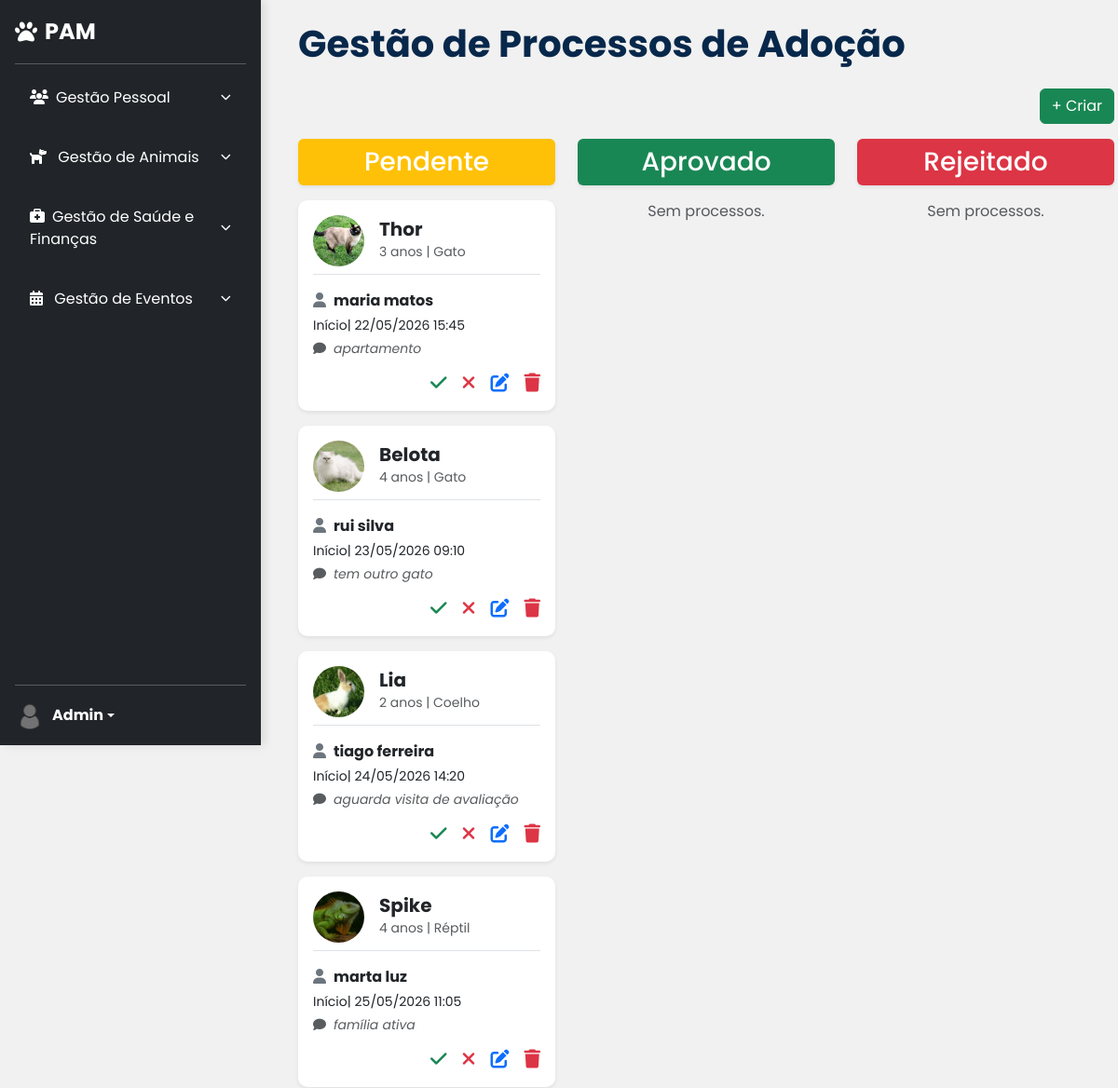
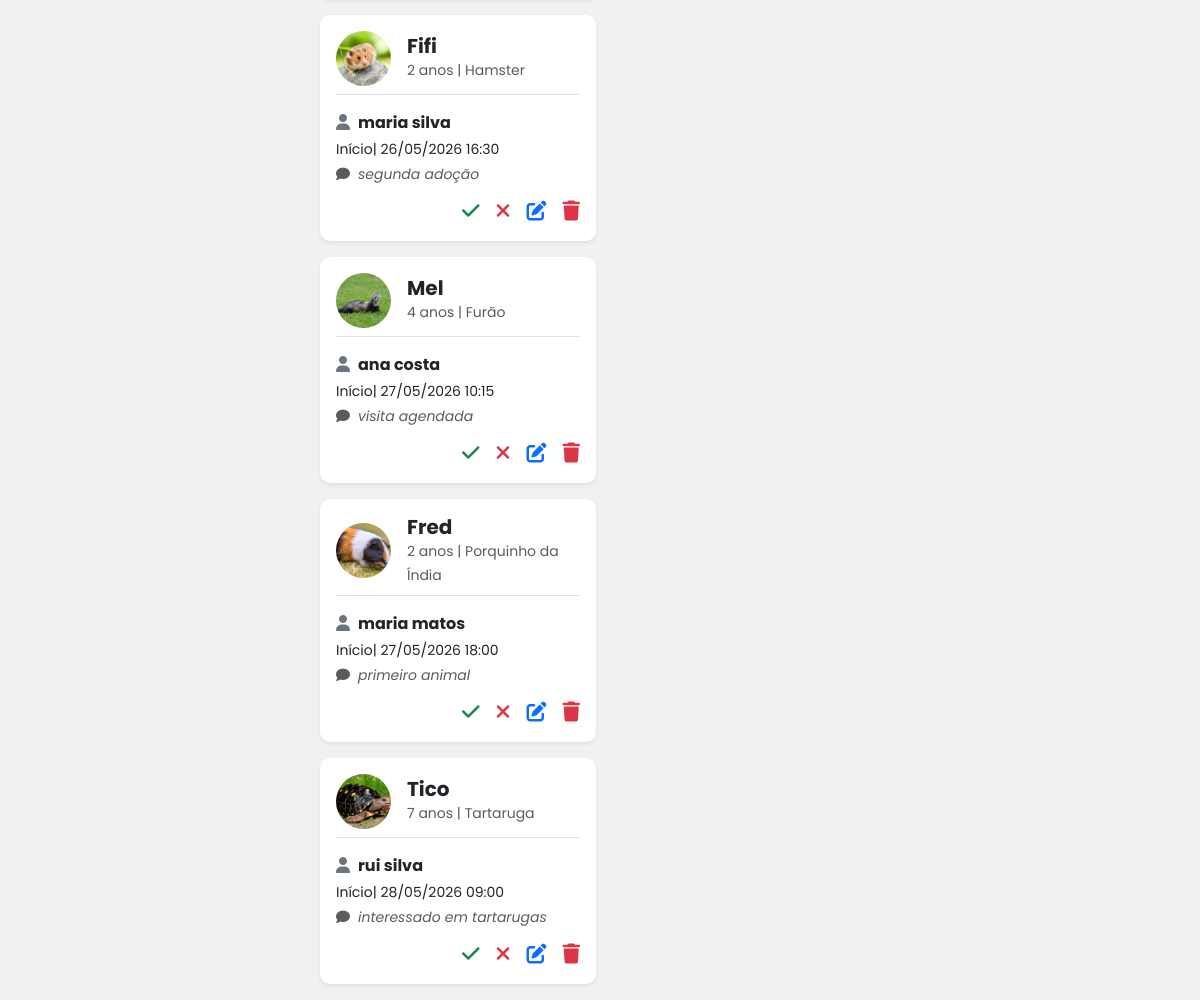
Screenshot of /backoffice/adoptionProcess (signed in) with the database file from the repository (2 pictures, top to bottom).
### tables this page shows
create table adoption_processes (
    id int auto_increment,
    user_id int not null,
    animal_id int not null,
    status enum('Pendente', 'Aprovado', 'Rejeitado') default 'Pendente',
    start_date timestamp default current_timestamp,
    end_date timestamp null,
    notes text,
    constraint pk_adoption_processes primary key (id),
    constraint fk_adoption_users foreign key (user_id) references users(id) ON DELETE CASCADE,
    constraint fk_adoption_animals foreign key (animal_id) references animals(id) ON DELETE CASCADE
);

create table animals (
    id int auto_increment,
    name varchar(100) not null,
    specie_id int not null,
    breed_id int null,
    gender enum('Macho', 'Fêmea') not null,
    size enum('Pequeno', 'Médio', 'Grande'),
    image varchar(255),
    birth_date date,
    description text,
    status enum('Disponível', 'Adotado', 'Em processo') not null,
    created_at timestamp default current_timestamp,
    constraint pk_animals primary key (id),
    constraint fk_animals_breeds foreign key (breed_id) references breeds(id) ON DELETE NO ACTION,
    constraint fk_animals_species foreign key (specie_id) references species(id) ON DELETE NO ACTION
);

create table species (
    id int auto_increment,
    name varchar(20) not null,
    constraint pk_species primary key (id)
);

create table users (
    id int auto_increment,
    full_name varchar(150) not null,
    email varchar(100) not null,
    password varchar(255) not null,
    phone varchar(20) not null,
    local varchar(50),
    street varchar(150),
    cp char(8),
    role enum('admin', 'n')  DEFAULT 'n' not null,
    constraint pk_users primary key (id),
    constraint uq_users_email unique (email)
);

### components/rerun.php (called while the page is built, shortened)
<?php
	$rerun = $rerun ?? false;
	require $route.'.php';
	$rerun = true;

### components/helpers.php (called while the page is built, shortened)
<?php
function mostrarIdade($data, $mostrarData = true)
{
    $dataNasc = new DateTime($data);
    $hoje = new DateTime();
    $dataForm = $dataNasc->format('d/m/Y');
    $diferenca = $hoje->diff($dataNasc);
    $ano = $diferenca->y;
    $mes = $diferenca->m;
    $mes == 1 ? $mes = $mes . " mês" : $mes = $mes . " meses";
    $ano == 1 ? $ano = $ano . " ano" : $ano = $ano . " anos";
    if ($mostrarData) {
        if ($ano > 1) {
            $idade = $ano . " e " . $mes;
        } else if ($ano < 0 || $mes > 0) {
            $idade = $mes;
        } else {
            $idade = "Recém nascido";
        }
        return $dataForm . " <span style='color:#666; font-size:0.9em;'>(" . $idade . ") </span>";
    } else {
        if ($ano > 1) {
            $idade = $ano;
        } else if ($ano < 0 || $mes > 0) {
            $idade = $mes;
        } else {
            $idade = "Recém nascido";
        }
        return $idade;
    }
}

### backoffice/adoptionProcess.php (the view, shortened to what this page needs)
<?php
if (!$rerun):
    $metaTitle = ''; $metaDescription = '';
else:
    $sql = "SELECT ap.*, u.full_name, a.image, a.name, a.birth_date, s.name AS specie
            FROM adoption_processes ap
            INNER JOIN users u ON ap.user_id = u.id
            INNER JOIN animals a ON ap.animal_id = a.id
            INNER JOIN species s on a.specie_id = s.id
            WHERE end_date IS NULL OR end_date >= NOW()- interval 5 day
            ORDER BY ap.id ASC";
    $group = $conn->query($sql);
    $processos = ['Pendente' => [], 'Aprovado' => [], 'Rejeitado' => []];
    foreach ($group as $linha) $processos[$linha['status']][] = $linha;
    function desenharcards($title, $array, $cor) { ?>
        <div class="col-12 col-md-4">
            <div class="<?= $cor ?> text-center p-2 mb-3 rounded shadow-sm">
                <h3 class="text-white m-0"><?= $title ?></h3>
            </div>
            <?php if (empty($array)): ?>
                <p class="text-center text-muted mt-3">Sem processos.</p>
            <?php else: foreach ($array as $item):
                $img = !empty($item['image']) ? "../assets/img/animals/{$item['image']}" : "assets/img/defaultAnimals.png";
            ?>
                <div class="card mb-3 shadow-sm border-0" style="border-radius: 10px;">
                    <div class="card-body p-3">
                        <div class="d-flex align-items-center mb-3 border-bottom pb-2">
                            <img class="rounded-circle me-3" style="width: 55px; height: 55px; object-fit: cover;" src="<?= $img ?>" alt="Foto de <?= htmlspecialchars($item['name']) ?>">
                            <div>
                                <h5 class="mb-0 fw-bold"><?= htmlspecialchars($item['name']) ?></h5>
                                <small class="text-muted"><?= mostrarIdade($item['birth_date'], false) ?> | <?= htmlspecialchars($item['specie']) ?></small>
                            </div>
                        </div>
                        <div>
                            <p class="mb-1 fw-bold"><i class="fa-solid fa-user me-2 text-secondary"></i><?= htmlspecialchars($item['full_name']) ?></p>
                            <p class="mb-1 small"><?= $item['status'] === 'Pendente'? 'Início|' : 'Fim|' ?>
                            <?= $item['status'] === 'Pendente'? date('d/m/Y H:i', strtotime($item['start_date'])) : date('d/m/Y H:i', strtotime($item['end_date'])) ?></p>
                            <?php if (!empty($item['notes'])): ?>
                                <p class="mb-1 small text-muted fst-italic"><i class="fa-solid fa-comment me-2"></i><?= htmlspecialchars($item['notes']) ?></p>
                            <?php endif; ?>
                        </div>
                        <div class="d-flex justify-content-end gap-3 mt-3">
                            <?php if ($title === "Pendente"): ?>
                                <a href="components/action_adoption.php?action=mudar_status&id=<?= $item['id'] ?>&status=Aprovado" title="Aprovar"><i class="fa-solid fa-check text-success fs-5"></i></a>
                                <a href="components/action_adoption.php?action=mudar_status&id=<?= $item['id'] ?>&status=Rejeitado" title="Rejeitar"><i class="fa-solid fa-xmark text-danger fs-5"></i></a>
                                <a href="?editar=<?= $item['id'] ?>" title="Editar"><i class="fa-solid fa-pen-to-square text-primary fs-5"></i></a>
                                <a onclick="return confirm('Deseja eliminar este processo?');" href="components/action_adoption.php?action=eliminar&id=<?= $item['id'] ?>" title="Eliminar"><i class="fa-solid fa-trash text-danger fs-5"></i></a>
                            <?php else: ?>
                                <a href="components/action_adoption.php?action=mudar_status&id=<?= $item['id'] ?>&status=Pendente" title="Voltar a Pendente"><i class="fa-solid fa-rotate-left text-secondary fs-5"></i></a>
                            <?php endif; ?>
                        </div>
                    </div>
                </div>
            <?php endforeach; endif; ?>
        </div>
    <?php } ?>
    <section class="container-fluid ms-2">
        <h1 class="fw-bold custom-blue mt-2 mb-4">Gestão de Processos de Adoção</h1>
        <div class="d-flex justify-content-end gap-2 mb-3">
            <a href="?add" class="btn btn-success">+ Criar</a>
        </div>
        <div class="row">
            <?php
            desenharcards("Pendente", $processos['Pendente'], "bg-warning");
            desenharcards("Aprovado", $processos['Aprovado'], "bg-success");
            ?>
        </div>
    </section>
<?php endif; ?>

### assets/css/styles.css (style rules this page uses)
:root { --primary: #08284b; --primary-light: #135eb1; --secondary: #ffa500; --secondary-light: #fbba50; }
html { scroll-behavior: smooth; }
html, body { height: 100%; }
body { display: flex; flex-direction: column; font-family: "Poppins", sans-serif; background-color: #f1f1f1; overflow-x: hidden; }
.custom-blue { color: var(--primary); }

### backoffice/assets/css/sidebar.css (style rules this page uses)
body { margin-left: 300px !important; margin-top: 15px; }

### rows the page displays
adoption_processes: animal.image (picture), animal.name "Thor", animal.birth_date "3 anos", species.name "Gato", user.full_name "maria matos", status "Início|", start_date "22/05/2026 15:45", notes "apartamento"
adoption_processes: animal.image (picture), animal.name "Belota", animal.birth_date "4 anos", species.name "Gato", user.full_name "rui silva", status "Início|", start_date "23/05/2026 09:10", notes "tem outro gato"
adoption_processes: animal.image (picture), animal.name "Lia", animal.birth_date "2 anos", species.name "Coelho", user.full_name "tiago ferreira", status "Início|", start_date "24/05/2026 14:20", notes "aguarda visita de avaliação"
adoption_processes: animal.image (picture), animal.name "Spike", animal.birth_date "4 anos", species.name "Réptil", user.full_name "marta luz", status "Início|", start_date "25/05/2026 11:05", notes "família ativa"
adoption_processes: animal.image (picture), animal.name "Fifi", animal.birth_date "2 anos", species.name "Hamster", user.full_name "maria silva", status "Início|", start_date "26/05/2026 16:30", notes "segunda adoção"
adoption_processes: animal.image (picture), animal.name "Mel", animal.birth_date "4 anos", species.name "Furão", user.full_name "ana costa", status "Início|", start_date "27/05/2026 10:15", notes "visita agendada"
adoption_processes: animal.image (picture), animal.name "Fred", animal.birth_date "2 anos", species.name "Porquinho da Índia", user.full_name "maria matos", status "Início|", start_date "27/05/2026 18:00", notes "primeiro animal"
adoption_processes: animal.image (picture), animal.name "Tico", animal.birth_date "7 anos", species.name "Tartaruga", user.full_name "rui silva", status "Início|", start_date "28/05/2026 09:00", notes "interessado em tartarugas"

### other values shown
$_SESSION['user'] "Admin"
$title "Pendente Aprovado Rejeitado"
